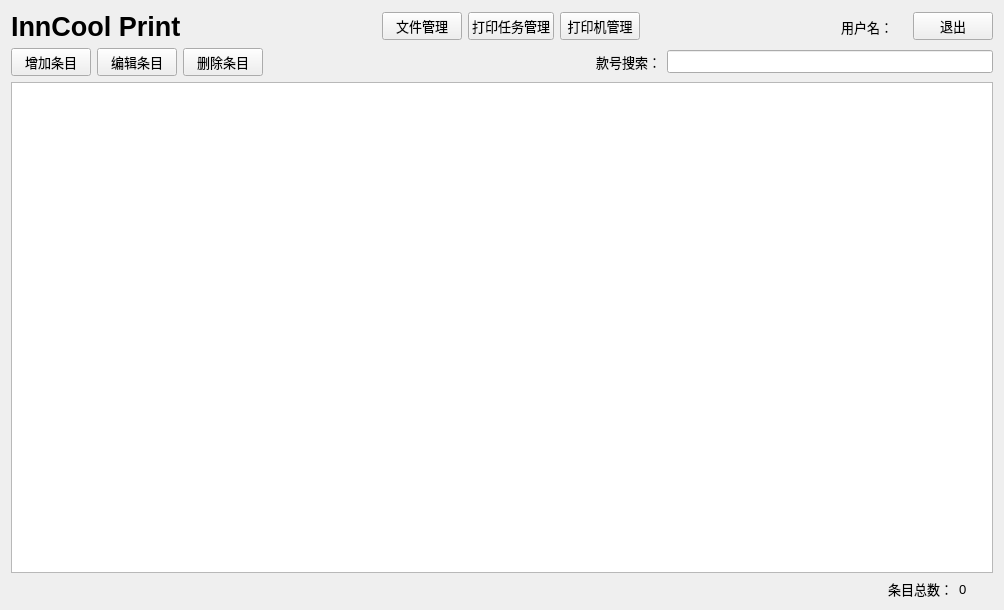
<?xml version="1.0" encoding="UTF-8"?>
<ui version="4.0">
 <class>dataMaintainance</class>
 <widget class="QWidget" name="dataMaintainance">
  <property name="geometry">
   <rect>
    <x>0</x>
    <y>0</y>
    <width>1004</width>
    <height>610</height>
   </rect>
  </property>
  <property name="windowTitle">
   <string>查看数据库</string>
  </property>
  <layout class="QHBoxLayout" name="horizontalLayout_3">
   <item>
    <layout class="QVBoxLayout" name="verticalLayout">
     <item>
      <layout class="QHBoxLayout" name="horizontalLayout_2">
       <item>
        <widget class="QLabel" name="logoLabel">
         <property name="font">
          <font>
           <pointsize>20</pointsize>
           <weight>75</weight>
           <bold>true</bold>
          </font>
         </property>
         <property name="text">
          <string>InnCool Print</string>
         </property>
        </widget>
       </item>
       <item>
        <spacer name="horizontalSpacer_2">
         <property name="orientation">
          <enum>Qt::Horizontal</enum>
         </property>
         <property name="sizeHint" stdset="0">
          <size>
           <width>40</width>
           <height>20</height>
          </size>
         </property>
        </spacer>
       </item>
       <item>
        <layout class="QHBoxLayout" name="horizontalLayout_4">
         <item>
          <widget class="QPushButton" name="pushButton_3">
           <property name="font">
            <font>
             <pointsize>10</pointsize>
            </font>
           </property>
           <property name="text">
            <string>文件管理</string>
           </property>
          </widget>
         </item>
         <item>
          <widget class="QPushButton" name="taskPage_button">
           <property name="font">
            <font>
             <pointsize>10</pointsize>
            </font>
           </property>
           <property name="text">
            <string>打印任务管理</string>
           </property>
          </widget>
         </item>
         <item>
          <widget class="QPushButton" name="settingPage_button">
           <property name="font">
            <font>
             <pointsize>10</pointsize>
            </font>
           </property>
           <property name="text">
            <string>打印机管理</string>
           </property>
          </widget>
         </item>
        </layout>
       </item>
       <item>
        <spacer name="horizontalSpacer_4">
         <property name="orientation">
          <enum>Qt::Horizontal</enum>
         </property>
         <property name="sizeHint" stdset="0">
          <size>
           <width>40</width>
           <height>20</height>
          </size>
         </property>
        </spacer>
       </item>
       <item>
        <layout class="QHBoxLayout" name="horizontalLayout_5">
         <item>
          <widget class="QLabel" name="label_2">
           <property name="font">
            <font>
             <pointsize>10</pointsize>
            </font>
           </property>
           <property name="text">
            <string>用户名：</string>
           </property>
          </widget>
         </item>
         <item>
          <widget class="QLabel" name="label">
           <property name="font">
            <font>
             <pointsize>10</pointsize>
            </font>
           </property>
           <property name="text">
            <string/>
           </property>
          </widget>
         </item>
         <item>
          <widget class="QPushButton" name="Exit_button">
           <property name="font">
            <font>
             <pointsize>10</pointsize>
            </font>
           </property>
           <property name="text">
            <string>退出</string>
           </property>
          </widget>
         </item>
        </layout>
       </item>
      </layout>
     </item>
     <item>
      <layout class="QVBoxLayout" name="verticalLayout_2">
       <item>
        <layout class="QHBoxLayout" name="horizontalLayout">
         <item>
          <widget class="QPushButton" name="Add_button">
           <property name="font">
            <font>
             <pointsize>10</pointsize>
            </font>
           </property>
           <property name="locale">
            <locale language="Dzongkha" country="Bhutan"/>
           </property>
           <property name="text">
            <string>增加条目</string>
           </property>
          </widget>
         </item>
         <item>
          <widget class="QPushButton" name="Edit_button">
           <property name="font">
            <font>
             <pointsize>10</pointsize>
            </font>
           </property>
           <property name="text">
            <string>编辑条目</string>
           </property>
          </widget>
         </item>
         <item>
          <widget class="QPushButton" name="Delete_button">
           <property name="font">
            <font>
             <pointsize>10</pointsize>
            </font>
           </property>
           <property name="text">
            <string>删除条目</string>
           </property>
          </widget>
         </item>
         <item>
          <spacer name="horizontalSpacer_3">
           <property name="orientation">
            <enum>Qt::Horizontal</enum>
           </property>
           <property name="sizeHint" stdset="0">
            <size>
             <width>40</width>
             <height>20</height>
            </size>
           </property>
          </spacer>
         </item>
         <item>
          <widget class="QLabel" name="label_3">
           <property name="font">
            <font>
             <pointsize>10</pointsize>
            </font>
           </property>
           <property name="text">
            <string>款号搜索：</string>
           </property>
          </widget>
         </item>
         <item>
          <widget class="QLineEdit" name="search_lineEdit">
           <property name="font">
            <font>
             <pointsize>10</pointsize>
            </font>
           </property>
          </widget>
         </item>
        </layout>
       </item>
       <item>
        <widget class="QTableView" name="tableView">
         <property name="minimumSize">
          <size>
           <width>400</width>
           <height>474</height>
          </size>
         </property>
         <property name="font">
          <font>
           <pointsize>10</pointsize>
          </font>
         </property>
         <property name="frameShape">
          <enum>QFrame::StyledPanel</enum>
         </property>
         <property name="lineWidth">
          <number>2</number>
         </property>
         <property name="midLineWidth">
          <number>2</number>
         </property>
         <property name="sizeAdjustPolicy">
          <enum>QAbstractScrollArea::AdjustIgnored</enum>
         </property>
         <property name="editTriggers">
          <set>QAbstractItemView::NoEditTriggers</set>
         </property>
         <property name="selectionMode">
          <enum>QAbstractItemView::SingleSelection</enum>
         </property>
         <property name="selectionBehavior">
          <enum>QAbstractItemView::SelectRows</enum>
         </property>
         <property name="textElideMode">
          <enum>Qt::ElideRight</enum>
         </property>
         <property name="sortingEnabled">
          <bool>false</bool>
         </property>
         <attribute name="horizontalHeaderDefaultSectionSize">
          <number>250</number>
         </attribute>
         <attribute name="horizontalHeaderStretchLastSection">
          <bool>false</bool>
         </attribute>
         <attribute name="verticalHeaderDefaultSectionSize">
          <number>200</number>
         </attribute>
        </widget>
       </item>
       <item>
        <layout class="QHBoxLayout" name="horizontalLayout_6">
         <item>
          <spacer name="horizontalSpacer">
           <property name="orientation">
            <enum>Qt::Horizontal</enum>
           </property>
           <property name="sizeHint" stdset="0">
            <size>
             <width>40</width>
             <height>20</height>
            </size>
           </property>
          </spacer>
         </item>
         <item>
          <widget class="QLabel" name="label_4">
           <property name="font">
            <font>
             <pointsize>10</pointsize>
            </font>
           </property>
           <property name="text">
            <string>条目总数：</string>
           </property>
          </widget>
         </item>
         <item>
          <widget class="QLabel" name="totalNum_label">
           <property name="minimumSize">
            <size>
             <width>34</width>
             <height>0</height>
            </size>
           </property>
           <property name="font">
            <font>
             <pointsize>10</pointsize>
            </font>
           </property>
           <property name="text">
            <string>0</string>
           </property>
          </widget>
         </item>
        </layout>
       </item>
      </layout>
     </item>
    </layout>
   </item>
  </layout>
 </widget>
 <resources/>
 <connections/>
</ui>
